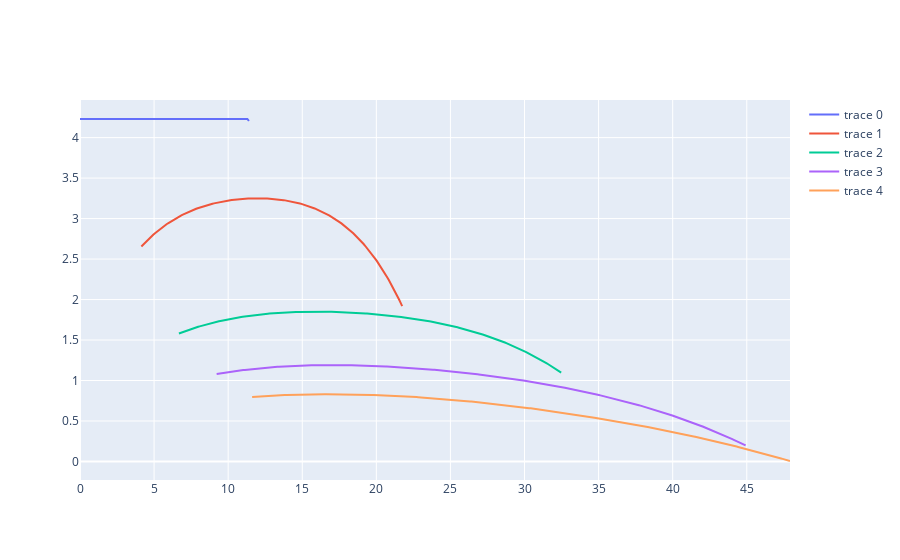

Notebook source saved alongside this figure:
### Code cell
iplot(sol['outputs']['discrete_acceleration_curves'])
